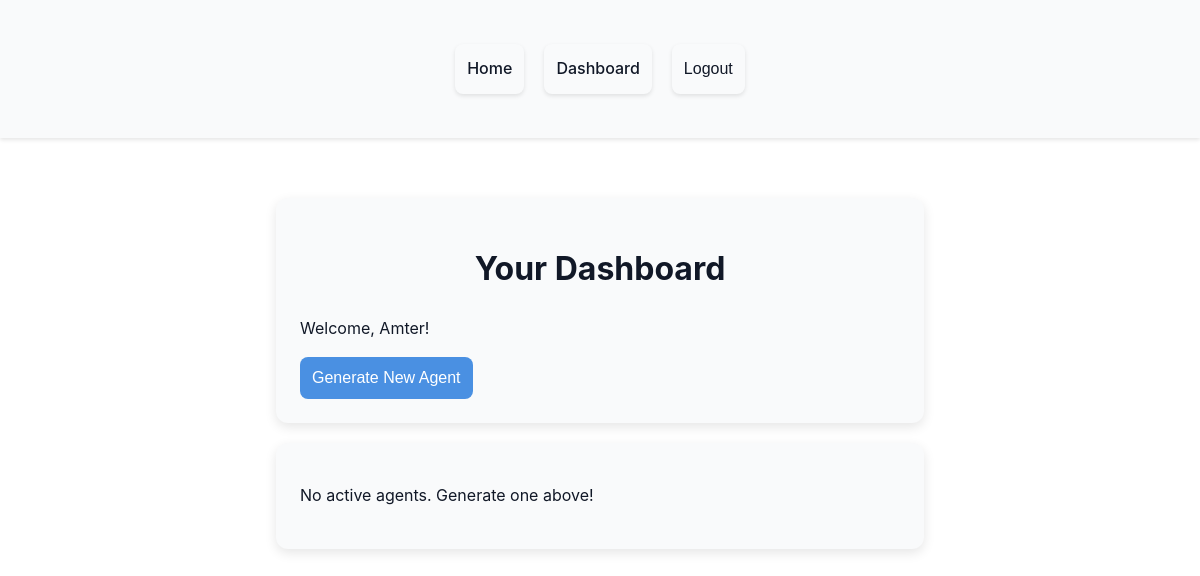
Page /dashboard/ (signed in) on the earlier database version.
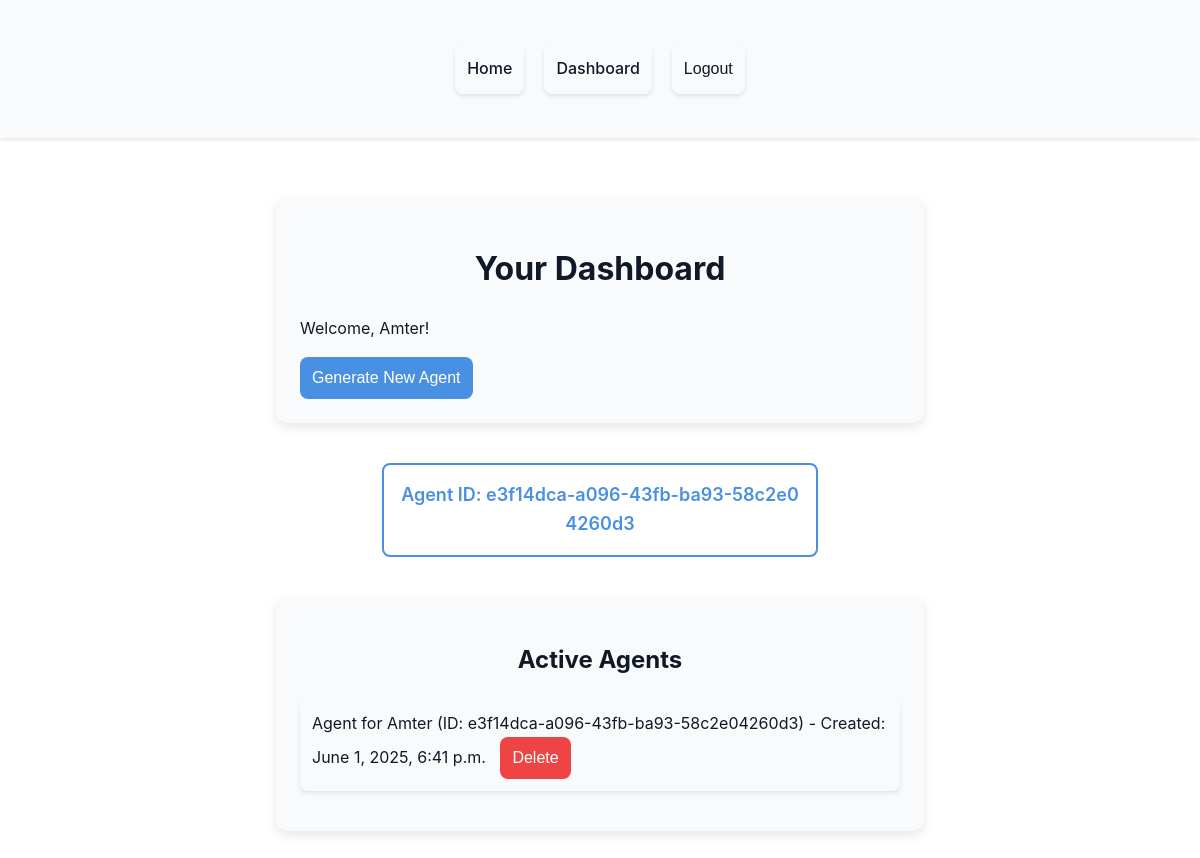
Same page on the later database version.
### chatbot/models.py (models this page shows, shortened)
class Agent(models.Model):
    agent_id = models.UUIDField(default=uuid.uuid4, unique=True, editable=False)
    user = models.ForeignKey(User, on_delete=models.CASCADE)
    name = models.CharField(max_length=256, default="PsibotChat Agent")
    created_at = models.DateTimeField(auto_now_add=True)
    is_active = models.BooleanField(default=True)

### chatbot/views.py (the view)
# urls.py: path('dashboard/', views.DashboardView.as_view(), name='dashboard'),
@method_decorator(login_required, name='dispatch')
class DashboardView(TemplateView):
    template_name = 'dashboard.html'
    def get_context_data(self, **kwargs):
        context = super().get_context_data(**kwargs)
        agents = Agent.objects.filter(user=self.request.user, is_active=True)
        context['agents'] = agents
        return context

### templates/dashboard.html (shortened to what this page needs)
{% extends 'base.html' %}
{% block content %}
    {% load static %}
    <div class="card">
        <h1>Your Dashboard</h1>
        <p>Welcome, {{ request.user.username }}!</p>
        <button id="generate-agent-btn">Generate New Agent</button>
    </div>
    <div id="agent-id-container">
        {% for agent in agents %}
            <div class="agent-id-box" data-agent-id="{{ agent.agent_id }}">
                Agent ID: {{ agent.agent_id }}
            </div>
        {% empty %}
            <div class="card">
                <p>No active agents. Generate one above!</p>
            </div>
        {% endfor %}
    </div>
    {% if agents %}
        <div class="card">
            <h2>Active Agents</h2>
            <ul id="agent-list">
                {% for agent in agents %}
                    <li data-agent-id="{{ agent.agent_id }}">
                        {{ agent.name }} (ID: {{ agent.agent_id }}) - Created: {{ agent.created_at }}
                        <button class="delete-agent-btn" data-agent-id="{{ agent.agent_id }}">Delete</button>
                    </li>
                {% endfor %}
            </ul>
        </div>
    {% endif %}
{% endblock %}

### templates/base.html (shortened to what this page needs)
<!DOCTYPE html>
<html lang="en">
<head>
    {% load static %}
    <link rel="stylesheet" href="{% static 'css/styles.css' %}">
</head>
<body data-username="{{ user.username }}">
    <nav>
        <div class="container">
            <ul>
                <li><a href="{% url 'home' %}">Home</a></li>
                {% if user.is_authenticated %}
                    <li><a href="{% url 'dashboard' %}">Dashboard</a></li>
                    <li>
                        <form action="{% url 'logout' %}" method="post" style="display:inline;">
                            <button type="submit" class="nav-logout">Logout</button>
                        </form>
                    </li>
                {% else %}
                    <li><a href="{% url 'login' %}">Login</a></li>
                    <li><a href="{% url 'register' %}">Register</a></li>
                {% endif %}
            </ul>
        </div>
    </nav>
    <div class="container">
        {% block content %}
        {% endblock %}
    </div>
</body>
</html>

### static/css/styles.css (style rules this page uses)
:root { --bg: #ffffff; --text: #111827; --accent: #4a90e2; --accent-hover: #357abd; --border: #e5e7eb; --card-bg: #f9fafb; --shadow: rgba(0,0,0,0.1); --delete: #ef4444; --delete-hover: #dc2626; }
body { margin: 0; font-family: -apple-system, BlinkMacSystemFont, 'Segoe UI', Roboto, sans-serif; background: var(--bg); color: var(--text); line-height: 1.6; }
.container { max-width: 1200px; margin: 0 auto; padding: 20px; }
nav { background: var(--card-bg); padding: 16px 0; box-shadow: 0 2px 4px var(--shadow); margin-bottom: 20px; }
nav ul { list-style: none; padding: 0; margin: 0; display: flex; justify-content: center; gap: 20px; }
nav a { color: var(--text); text-decoration: none; font-weight: 500; transition: color 0.2s; }
nav .nav-logout { background: none; border: none; color: var(--text); font-weight: 500; cursor: pointer; padding: 0; transition: color 0.2s; }
h1, h2 { color: var(--text); text-align: center; }
.card { background: var(--card-bg); border-radius: 12px; padding: 24px; box-shadow: 0 4px 12px var(--shadow); margin: 20px auto; max-width: 600px; }
.agent-id-box { border: 2px solid var(--accent); border-radius: 8px; padding: 16px; text-align: center; font-size: 18px; font-weight: 600; color: var(--accent); margin: 40px auto; max-width: 400px; word-break: break-all; }
form { display: flex; flex-direction: column; gap: 16px; max-width: 400px; margin: 0 auto; }
button { padding: 12px; background: var(--accent); color: #ffffff; border: none; border-radius: 8px; cursor: pointer; font-size: 16px; transition: background 0.2s; }
.delete-agent-btn { background: var(--delete); margin-left: 10px; }
ul { list-style: none; padding: 0; }
ul li { background: var(--card-bg); padding: 12px; margin: 8px 0; border-radius: 8px; box-shadow: 0 2px 4px var(--shadow); }

Differences in the rows shown:
added Agent: agent_id "e3f14dca-a096-43fb-ba93-58c2e04260d3", name "Agent for Amter", created_at "June 1, 2025, 6:41 p.m."
Other differences:
text no longer shown: "No active agents. Generate one above!"
text now shown: "Active Agents"
